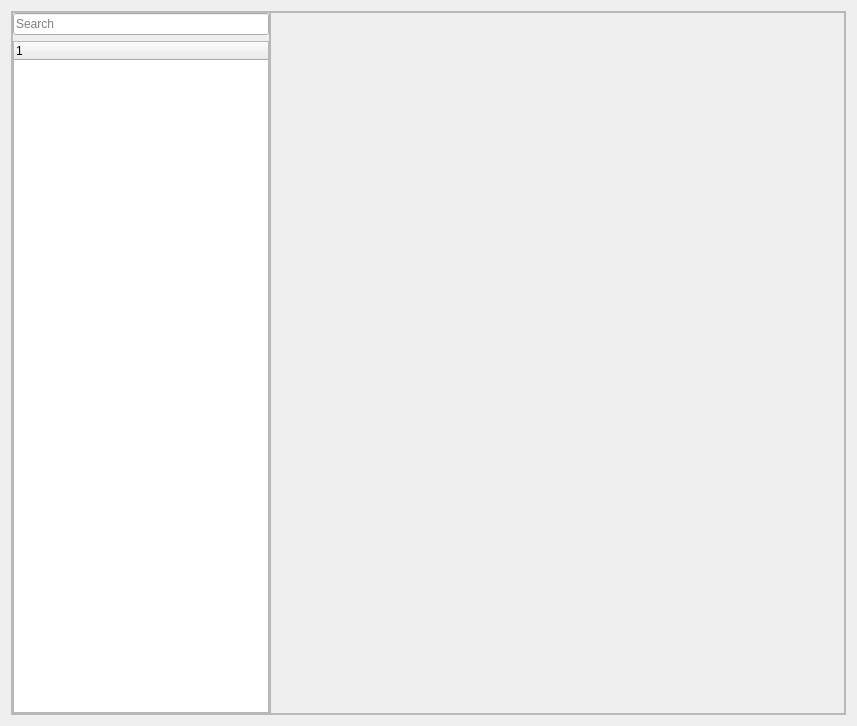
<?xml version="1.0" encoding="UTF-8"?>
<ui version="4.0">
 <class>Dialog</class>
 <widget class="QDialog" name="Dialog">
  <property name="geometry">
   <rect>
    <x>0</x>
    <y>0</y>
    <width>857</width>
    <height>726</height>
   </rect>
  </property>
  <property name="windowTitle">
   <string>Dialog</string>
  </property>
  <layout class="QVBoxLayout" name="verticalLayout_2">
   <item>
    <widget class="QFrame" name="frame_2">
     <property name="sizePolicy">
      <sizepolicy hsizetype="Expanding" vsizetype="Expanding">
       <horstretch>0</horstretch>
       <verstretch>0</verstretch>
      </sizepolicy>
     </property>
     <property name="frameShape">
      <enum>QFrame::Shape::StyledPanel</enum>
     </property>
     <property name="frameShadow">
      <enum>QFrame::Shadow::Raised</enum>
     </property>
     <layout class="QHBoxLayout" name="horizontalLayout_3" stretch="4,7">
      <property name="spacing">
       <number>0</number>
      </property>
      <property name="leftMargin">
       <number>0</number>
      </property>
      <property name="topMargin">
       <number>0</number>
      </property>
      <property name="rightMargin">
       <number>0</number>
      </property>
      <property name="bottomMargin">
       <number>0</number>
      </property>
      <item>
       <widget class="QFrame" name="frame_4">
        <property name="sizePolicy">
         <sizepolicy hsizetype="Fixed" vsizetype="Expanding">
          <horstretch>0</horstretch>
          <verstretch>0</verstretch>
         </sizepolicy>
        </property>
        <property name="frameShape">
         <enum>QFrame::Shape::StyledPanel</enum>
        </property>
        <property name="frameShadow">
         <enum>QFrame::Shadow::Raised</enum>
        </property>
        <layout class="QVBoxLayout" name="verticalLayout">
         <property name="spacing">
          <number>6</number>
         </property>
         <property name="leftMargin">
          <number>0</number>
         </property>
         <property name="topMargin">
          <number>0</number>
         </property>
         <property name="rightMargin">
          <number>0</number>
         </property>
         <property name="bottomMargin">
          <number>0</number>
         </property>
         <item>
          <widget class="QLineEdit" name="lineEdit">
           <property name="placeholderText">
            <string>Search</string>
           </property>
          </widget>
         </item>
         <item>
          <widget class="QTreeWidget" name="treeWidget">
           <property name="styleSheet">
            <string notr="true">QTreeWidget::item:selected:active {
	background-color: #ff5730;
	color: white;
}
QTreeWidget::item:selected:!active {
	background-color: #cc4629;
	color: white;
}
QTreeWidget::item:hover{
	background-color: #ffccbb;
	color: black;
}</string>
           </property>
           <property name="horizontalScrollBarPolicy">
            <enum>Qt::ScrollBarPolicy::ScrollBarAsNeeded</enum>
           </property>
           <column>
            <property name="text">
             <string notr="true">1</string>
            </property>
           </column>
          </widget>
         </item>
        </layout>
       </widget>
      </item>
      <item>
       <widget class="QFrame" name="frame_5">
        <property name="sizePolicy">
         <sizepolicy hsizetype="Expanding" vsizetype="Expanding">
          <horstretch>0</horstretch>
          <verstretch>0</verstretch>
         </sizepolicy>
        </property>
        <property name="frameShape">
         <enum>QFrame::Shape::StyledPanel</enum>
        </property>
        <property name="frameShadow">
         <enum>QFrame::Shadow::Raised</enum>
        </property>
        <layout class="QHBoxLayout" name="horizontalLayout_4">
         <property name="spacing">
          <number>0</number>
         </property>
         <property name="leftMargin">
          <number>0</number>
         </property>
         <property name="topMargin">
          <number>0</number>
         </property>
         <property name="rightMargin">
          <number>0</number>
         </property>
         <property name="bottomMargin">
          <number>0</number>
         </property>
         <item>
          <widget class="QStackedWidget" name="stackedWidget">
           <property name="currentIndex">
            <number>3</number>
           </property>
           <widget class="QWidget" name="page">
            <layout class="QVBoxLayout" name="verticalLayout_3"/>
           </widget>
           <widget class="QWidget" name="PageEmpty"/>
           <widget class="QWidget" name="widget">
            <layout class="QVBoxLayout" name="verticalLayout_15"/>
           </widget>
           <widget class="QWidget" name="page_x">
            <layout class="QVBoxLayout" name="verticalLayout_5"/>
           </widget>
          </widget>
         </item>
        </layout>
       </widget>
      </item>
     </layout>
    </widget>
   </item>
  </layout>
 </widget>
 <resources/>
 <connections/>
</ui>
